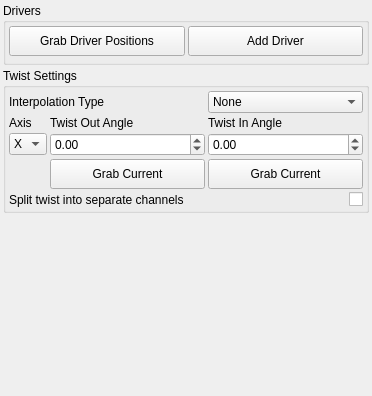
<?xml version="1.0" encoding="UTF-8"?>
<ui version="4.0">
 <class>Form</class>
 <widget class="QWidget" name="Form">
  <property name="geometry">
   <rect>
    <x>0</x>
    <y>0</y>
    <width>372</width>
    <height>396</height>
   </rect>
  </property>
  <property name="windowTitle">
   <string>Form</string>
  </property>
  <layout class="QVBoxLayout" name="verticalLayout">
   <property name="spacing">
    <number>3</number>
   </property>
   <property name="margin">
    <number>3</number>
   </property>
   <item>
    <widget class="QGroupBox" name="uiDriverGRP">
     <property name="title">
      <string>Drivers</string>
     </property>
     <layout class="QVBoxLayout" name="verticalLayout_2">
      <property name="spacing">
       <number>3</number>
      </property>
      <property name="margin">
       <number>3</number>
      </property>
      <item>
       <widget class="QWidget" name="widget" native="true">
        <layout class="QHBoxLayout" name="horizontalLayout">
         <property name="spacing">
          <number>3</number>
         </property>
         <property name="margin">
          <number>0</number>
         </property>
         <item>
          <widget class="QPushButton" name="uiGrabDrvPoseBTN">
           <property name="minimumSize">
            <size>
             <width>0</width>
             <height>30</height>
            </size>
           </property>
           <property name="text">
            <string>Grab Driver Positions</string>
           </property>
          </widget>
         </item>
         <item>
          <widget class="QPushButton" name="uiAddDriverBTN">
           <property name="minimumSize">
            <size>
             <width>0</width>
             <height>30</height>
            </size>
           </property>
           <property name="text">
            <string>Add Driver</string>
           </property>
          </widget>
         </item>
        </layout>
       </widget>
      </item>
      <item>
       <widget class="QWidget" name="uiDriverWDG" native="true">
        <layout class="QGridLayout" name="gridLayout">
         <property name="margin">
          <number>0</number>
         </property>
         <property name="spacing">
          <number>3</number>
         </property>
        </layout>
       </widget>
      </item>
     </layout>
    </widget>
   </item>
   <item>
    <widget class="QGroupBox" name="groupBox">
     <property name="title">
      <string>Twist Settings</string>
     </property>
     <layout class="QGridLayout" name="gridLayout_2">
      <property name="margin">
       <number>3</number>
      </property>
      <property name="spacing">
       <number>3</number>
      </property>
      <item row="4" column="2">
       <widget class="QCheckBox" name="uiTwistSplit">
        <property name="layoutDirection">
         <enum>Qt::RightToLeft</enum>
        </property>
        <property name="text">
         <string/>
        </property>
       </widget>
      </item>
      <item row="1" column="1">
       <widget class="QLabel" name="label_2">
        <property name="text">
         <string>Twist Out Angle</string>
        </property>
       </widget>
      </item>
      <item row="2" column="0">
       <widget class="QComboBox" name="uiTwistAxis">
        <property name="sizePolicy">
         <sizepolicy hsizetype="Fixed" vsizetype="Fixed">
          <horstretch>0</horstretch>
          <verstretch>0</verstretch>
         </sizepolicy>
        </property>
        <item>
         <property name="text">
          <string>X</string>
         </property>
        </item>
        <item>
         <property name="text">
          <string>Y</string>
         </property>
        </item>
        <item>
         <property name="text">
          <string>Z</string>
         </property>
        </item>
       </widget>
      </item>
      <item row="1" column="2">
       <widget class="QLabel" name="label_3">
        <property name="text">
         <string>Twist In Angle</string>
        </property>
       </widget>
      </item>
      <item row="3" column="1">
       <widget class="QPushButton" name="uiGrabMinBTN">
        <property name="minimumSize">
         <size>
          <width>0</width>
          <height>30</height>
         </size>
        </property>
        <property name="text">
         <string>Grab Current</string>
        </property>
       </widget>
      </item>
      <item row="3" column="2">
       <widget class="QPushButton" name="uiGrabMaxBTN">
        <property name="minimumSize">
         <size>
          <width>0</width>
          <height>30</height>
         </size>
        </property>
        <property name="text">
         <string>Grab Current</string>
        </property>
       </widget>
      </item>
      <item row="1" column="0">
       <widget class="QLabel" name="label">
        <property name="sizePolicy">
         <sizepolicy hsizetype="Fixed" vsizetype="Preferred">
          <horstretch>0</horstretch>
          <verstretch>0</verstretch>
         </sizepolicy>
        </property>
        <property name="text">
         <string>Axis</string>
        </property>
       </widget>
      </item>
      <item row="2" column="2">
       <widget class="QDoubleSpinBox" name="uiTwistMax">
        <property name="minimum">
         <double>-180.000000000000000</double>
        </property>
        <property name="maximum">
         <double>180.000000000000000</double>
        </property>
       </widget>
      </item>
      <item row="2" column="1">
       <widget class="QDoubleSpinBox" name="uiTwistMin">
        <property name="minimum">
         <double>-180.000000000000000</double>
        </property>
        <property name="maximum">
         <double>180.000000000000000</double>
        </property>
       </widget>
      </item>
      <item row="4" column="0" colspan="2">
       <widget class="QLabel" name="label_4">
        <property name="text">
         <string>Split twist into separate channels</string>
        </property>
       </widget>
      </item>
      <item row="0" column="2">
       <widget class="QComboBox" name="uiTwistInterp">
        <item>
         <property name="text">
          <string>None</string>
         </property>
        </item>
        <item>
         <property name="text">
          <string>Linear</string>
         </property>
        </item>
        <item>
         <property name="text">
          <string>Smooth</string>
         </property>
        </item>
        <item>
         <property name="text">
          <string>Spline</string>
         </property>
        </item>
       </widget>
      </item>
      <item row="0" column="0" colspan="2">
       <widget class="QLabel" name="label_5">
        <property name="text">
         <string>Interpolation Type</string>
        </property>
       </widget>
      </item>
     </layout>
    </widget>
   </item>
   <item>
    <spacer name="verticalSpacer">
     <property name="orientation">
      <enum>Qt::Vertical</enum>
     </property>
     <property name="sizeHint" stdset="0">
      <size>
       <width>20</width>
       <height>290</height>
      </size>
     </property>
    </spacer>
   </item>
  </layout>
 </widget>
 <resources/>
 <connections/>
</ui>
